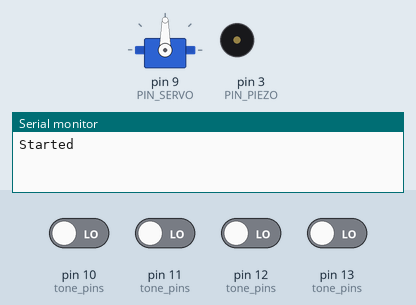
The sketch below on a simulated Arduino Uno, built with avr-gcc and run on an emulated ATmega328P. On the bench: servo, buzzer (waves = sounding), the last lines printed to the serial monitor. The test bench sets the inputs (shaded band); at power-on: pin 10 (tone_pins), pin 11 (tone_pins), pin 12 (tone_pins), pin 13 (tone_pins) LOW.

Above: at 2.7 s.
2.8 s: pin 10 (tone_pins) driven HIGH
At 2.95 s:
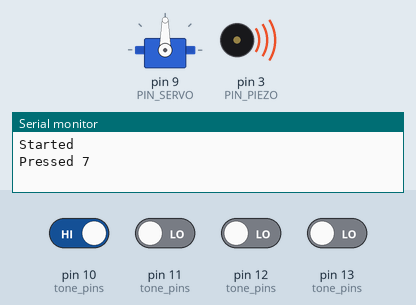
5.8 s: pin 10 (tone_pins) driven LOW
At 7.0 s:
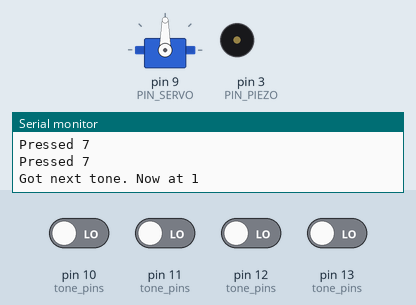
7.3 s: pin 11 (tone_pins) driven HIGH
At 7.45 s:
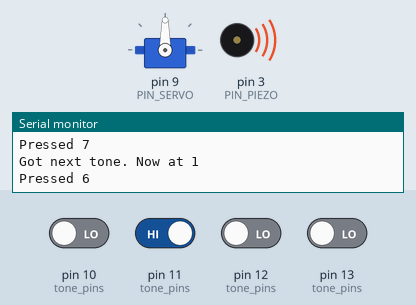
10.3 s: pin 11 (tone_pins) driven LOW
At 10.6 s:
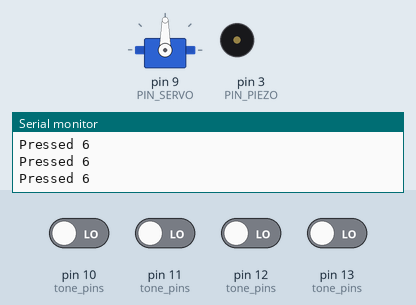
Timing chart, 0 to 12.8 s (numbered marks = the images above; inputs shaded):
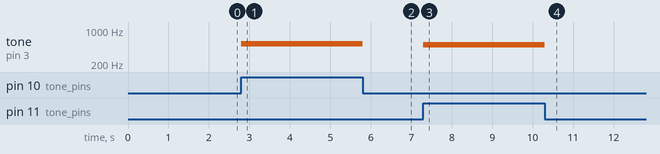

The sketch:

app.ino
```cpp
#define PIN_PIEZO 3
#define PIN_LED_G 5
#define PIN_LED_R 6
#define PIN_SERVO 9
#include <Servo.h>
int8_t tone_pins[] = {-1, -1, -1, -1, 13, 12, 11, 10, -1};
char names[] = {'c', 'd', 'e', 'f', 'g', 'a', 'b', 'C', 'D'};
int tones[] = {261, 294, 329, 369, 392, 440, 493, 523, 587};
int number_of_tones = 8;
char *sequence = "CCbgag";
int length = 6;
uint8_t next_index = 0;
char current_one = -1;
uint8_t pressed_one = -1;
boolean was_playing = false;
char *success_chime = "ddedgfddedagddDbggfeCCbgag";
uint8_t success_chime_durs[] = {8, 8, 4, 4, 4, 2, 8, 8, 4, 4, 4, 2, 8, 8, 4, 4, 8, 8, 4, 4, 8, 8, 4, 4, 4, 2};
uint8_t success_chime_length = 26;
char *failure_chime = 'gfe';
uint8_t failure_chime_durs[] = {4, 4, 2};
uint8_t failure_chime_length = 3;
uint16_t tempo = 1200;
boolean was_correct = false;
boolean is_closed = false;
Servo opener;
void moveServoTo(int degrees)
{
    opener.attach(PIN_SERVO);
    opener.write(degrees);
    delay(1500);
    opener.detach();
}
void setup()
{
    Serial.begin(9600);
    Serial.println("Started");
    moveServoTo(90);
    is_closed = true;
}
void playChime(char *chime_names, uint8_t *durs, uint8_t length)
{
    for (int i = 0; i < length; i++)
    {
        int frequency = -1;
        for (int j = 0; j < number_of_tones; j++)
        {
            if (chime_names[i] == names[j])
            {
                frequency = tones[j];
                break;
            }
        }
        uint16_t duration = tempo / durs[i];
        tone(PIN_PIEZO, frequency, duration);
        delay(duration);
    }
}
void loop()
{
    int index = -1;
    for (int i = 0; i < number_of_tones; i++)
    {
        if (tone_pins[i] != -1 && digitalRead(tone_pins[i]))
        {
            index = i;
            Serial.print("Pressed ");
            Serial.println(index);
            break;
        }
    }
    if (index != -1)
    {
        tone(PIN_PIEZO, tones[index], tempo / 4);
    }
    if (was_playing)
    {
        if (index == -1 && was_correct)
        {
            //stopped pressing
            next_index++;
            Serial.print("Got next tone. Now at ");
            Serial.println(next_index);
            if (length == next_index)
            {
                next_index = 0;
                //success
                digitalWrite(PIN_LED_G, 1);
                playChime(success_chime, success_chime_durs, success_chime_length);
                digitalWrite(PIN_LED_G, 0);
                moveServoTo(0);
                is_closed = false;
            }
        }
        else
        {
            //still pressing
            // do nothing
        }
    }
    else
    {
        if (index == -1)
        {
            //does nothing
        }
        else
        {
            //started pressing
            if (sequence[next_index] == names[index])
            {
                was_correct = true;
                // correct
                digitalWrite(PIN_LED_G, 1);
            }
            else
            {

                next_index = 0;
                was_correct = false;
                //incorrect
                digitalWrite(PIN_LED_R, 1);
            }
        }
    }
    if (index != -1)
    {
        was_playing = true;
        delay(tempo / 4);
        digitalWrite(PIN_LED_G, 0);
        digitalWrite(PIN_LED_R, 0);
        if (!is_closed)
        {
            moveServoTo(90);
            is_closed = true;
        }
    }
    else
    {
        was_playing = false;
    }
}
```

Measured:
- after the input at 2.8 s, tone on pin 3 (PIN_PIEZO): silent → 523 Hz at once
- after the input at 5.8 s, tone on pin 3 (PIN_PIEZO): 523 Hz → silent at once
- after the input at 7.3 s, tone on pin 3 (PIN_PIEZO): silent → 493 Hz at once
- after the input at 10.3 s, tone on pin 3 (PIN_PIEZO): 493 Hz → silent at once
